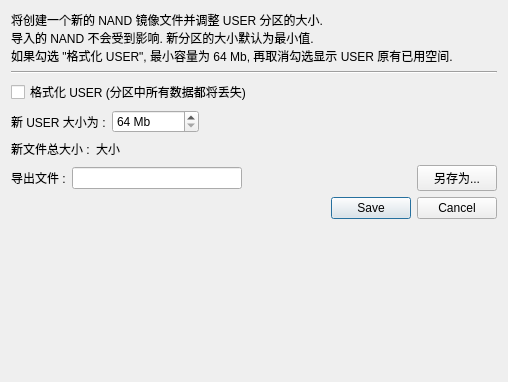
<?xml version="1.0" encoding="UTF-8"?>
<ui version="4.0">
 <class>ResizeUser</class>
 <widget class="QDialog" name="ResizeUser">
  <property name="geometry">
   <rect>
    <x>0</x>
    <y>0</y>
    <width>508</width>
    <height>382</height>
   </rect>
  </property>
  <property name="windowTitle">
   <string>Dialog</string>
  </property>
  <layout class="QVBoxLayout" name="verticalLayout">
   <item>
    <widget class="QLabel" name="label_2">
     <property name="text">
      <string>&lt;html&gt;&lt;head/&gt;&lt;body&gt;&lt;p&gt;将创建一个新的 NAND 镜像文件并调整 USER 分区的大小.&lt;br/&gt;导入的 NAND 不会受到影响. 新分区的大小默认为最小值.  &lt;br/&gt;如果勾选 "格式化 USER", 最小容量为 64 Mb, 再取消勾选显示 USER 原有已用空间.&lt;/p&gt;&lt;/body&gt;&lt;/html&gt;</string>
     </property>
     <property name="textFormat">
      <enum>Qt::AutoText</enum>
     </property>
     <property name="scaledContents">
      <bool>false</bool>
     </property>
    </widget>
   </item>
   <item>
    <widget class="Line" name="line">
     <property name="orientation">
      <enum>Qt::Horizontal</enum>
     </property>
    </widget>
   </item>
   <item>
    <layout class="QHBoxLayout" name="horizontalLayout_2">
     <item>
      <widget class="QCheckBox" name="checkBox">
       <property name="text">
        <string>格式化 USER (分区中所有数据都将丢失)</string>
       </property>
      </widget>
     </item>
     <item>
      <spacer name="horizontalSpacer_4">
       <property name="orientation">
        <enum>Qt::Horizontal</enum>
       </property>
       <property name="sizeHint" stdset="0">
        <size>
         <width>168</width>
         <height>20</height>
        </size>
       </property>
      </spacer>
     </item>
    </layout>
   </item>
   <item>
    <layout class="QHBoxLayout" name="horizontalLayout">
     <item>
      <widget class="QLabel" name="new_size_label">
       <property name="text">
        <string>新 USER 大小为 :</string>
       </property>
      </widget>
     </item>
     <item>
      <widget class="QSpinBox" name="new_size">
       <property name="suffix">
        <string> Mb</string>
       </property>
       <property name="minimum">
        <number>64</number>
       </property>
       <property name="maximum">
        <number>999999</number>
       </property>
       <property name="singleStep">
        <number>64</number>
       </property>
       <property name="value">
        <number>64</number>
       </property>
       <property name="displayIntegerBase">
        <number>10</number>
       </property>
      </widget>
     </item>
     <item>
      <spacer name="horizontalSpacer_3">
       <property name="orientation">
        <enum>Qt::Horizontal</enum>
       </property>
       <property name="sizeHint" stdset="0">
        <size>
         <width>198</width>
         <height>20</height>
        </size>
       </property>
      </spacer>
     </item>
    </layout>
   </item>
   <item>
    <layout class="QHBoxLayout" name="horizontalLayout_3">
     <item>
      <widget class="QLabel" name="label_3">
       <property name="text">
        <string>新文件总大小 :</string>
       </property>
      </widget>
     </item>
     <item>
      <widget class="QLabel" name="label_total_size">
       <property name="text">
        <string>大小</string>
       </property>
      </widget>
     </item>
     <item>
      <widget class="QLabel" name="range_size_label">
       <property name="text">
        <string/>
       </property>
      </widget>
     </item>
     <item>
      <spacer name="horizontalSpacer">
       <property name="orientation">
        <enum>Qt::Horizontal</enum>
       </property>
       <property name="sizeHint" stdset="0">
        <size>
         <width>320</width>
         <height>20</height>
        </size>
       </property>
      </spacer>
     </item>
    </layout>
   </item>
   <item>
    <layout class="QHBoxLayout" name="horizontalLayout_4">
     <item>
      <widget class="QLabel" name="label">
       <property name="text">
        <string>导出文件 :</string>
       </property>
      </widget>
     </item>
     <item>
      <widget class="QLineEdit" name="output"/>
     </item>
     <item>
      <spacer name="horizontalSpacer_5">
       <property name="orientation">
        <enum>Qt::Horizontal</enum>
       </property>
       <property name="sizeHint" stdset="0">
        <size>
         <width>98</width>
         <height>20</height>
        </size>
       </property>
      </spacer>
     </item>
     <item>
      <widget class="QPushButton" name="selectFileButton">
       <property name="text">
        <string>另存为...</string>
       </property>
      </widget>
     </item>
    </layout>
   </item>
   <item>
    <layout class="QHBoxLayout" name="horizontalLayout_5">
     <item>
      <spacer name="horizontalSpacer_2">
       <property name="orientation">
        <enum>Qt::Horizontal</enum>
       </property>
       <property name="sizeHint" stdset="0">
        <size>
         <width>251</width>
         <height>20</height>
        </size>
       </property>
      </spacer>
     </item>
     <item>
      <widget class="QDialogButtonBox" name="buttonBox">
       <property name="toolTipDuration">
        <number>0</number>
       </property>
       <property name="orientation">
        <enum>Qt::Horizontal</enum>
       </property>
       <property name="standardButtons">
        <set>QDialogButtonBox::Cancel|QDialogButtonBox::Save</set>
       </property>
       <property name="centerButtons">
        <bool>false</bool>
       </property>
      </widget>
     </item>
    </layout>
   </item>
   <item>
    <spacer name="verticalSpacer">
     <property name="orientation">
      <enum>Qt::Vertical</enum>
     </property>
     <property name="sizeHint" stdset="0">
      <size>
       <width>20</width>
       <height>40</height>
      </size>
     </property>
    </spacer>
   </item>
  </layout>
 </widget>
 <resources/>
 <connections>
  <connection>
   <sender>buttonBox</sender>
   <signal>accepted()</signal>
   <receiver>ResizeUser</receiver>
   <slot>accept()</slot>
   <hints>
    <hint type="sourcelabel">
     <x>248</x>
     <y>254</y>
    </hint>
    <hint type="destinationlabel">
     <x>157</x>
     <y>274</y>
    </hint>
   </hints>
  </connection>
  <connection>
   <sender>buttonBox</sender>
   <signal>rejected()</signal>
   <receiver>ResizeUser</receiver>
   <slot>reject()</slot>
   <hints>
    <hint type="sourcelabel">
     <x>316</x>
     <y>260</y>
    </hint>
    <hint type="destinationlabel">
     <x>286</x>
     <y>274</y>
    </hint>
   </hints>
  </connection>
 </connections>
</ui>
